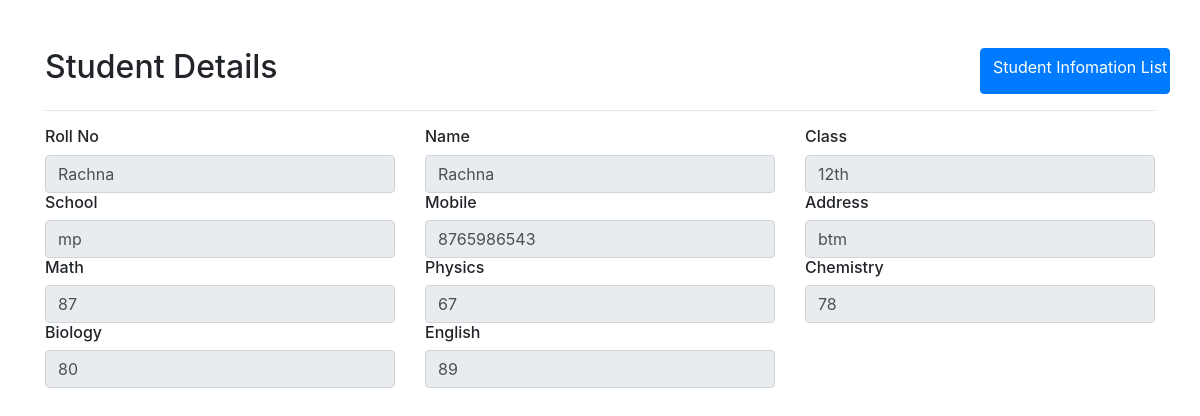
/details/4, run on the app's committed database.
### enroll/models.py (models this page shows, shortened)
class StudentAcademics(models.Model):
    roll_no = models.ForeignKey(StudentInfo, on_delete=models.CASCADE, null=True, blank=True)
    math = models.IntegerField(default=0)
    physics = models.IntegerField(default=0)
    chemistry = models.IntegerField(default=0)
    biology = models.IntegerField(default=0)
    english = models.IntegerField(default=0)

class StudentInfo(models.Model):
    roll_no = models.IntegerField(primary_key=True)
    name = models.CharField(max_length=50)
    class_name = models.CharField(max_length=500)
    school = models.CharField(max_length=500)
    mobile = models.BigIntegerField()
    address = models.CharField(max_length=500)
    def __str__(self):
        return self.name

### enroll/views.py (the view)
# urls.py: path('details/<int:id>', views.view_details)
def view_details(request,id):
    context = {}
    stu_details = StudentAcademics.objects.get(roll_no__roll_no = id )
    context['stu_details'] = stu_details
    return render(request, 'details.html' , context)

### enroll/templates/details.html
{% extends 'base.html' %}
{% load crispy_forms_tags %}
{% block content %}
    <div class=" row d-flex justify-content-around mt-5">
        <h2 class="col-md-10">Student Details</h2>
    <a href="/" class="btn btn-primary col-md-2">Student Infomation List</a>
    </div>
    <hr mt-2>
    {% if  stu_details %}
        <div class="row">
            <div class="col-4">
                <h6>Roll No</h6>
                <input type="text", class="form-control" disabled value="{{stu_details.roll_no}}" >
            </div>
            <div class="col-4">
                <h6>Name</h6>
                <input type="text", class="form-control" disabled value="{{stu_details.roll_no.name}}" >
            </div>
            <div class="col-4">
                <h6>Class</h6>
                <input type="text", class="form-control" disabled value="{{stu_details.roll_no.class_name}}" >
            </div>
            <div class="col-4">
                <h6>School</h6>
                <input type="text", class="form-control" disabled value="{{stu_details.roll_no.school}}" >
            </div>
            <div class="col-4">
                <h6>Mobile</h6>
                <input type="text", class="form-control" disabled value="{{stu_details.roll_no.mobile}}" >
            </div>
            <div class="col-4">
                <h6>Address</h6>
                <input type="text", class="form-control" disabled value="{{stu_details.roll_no.address}}" >
            </div>
            <div class="col-4">
                <h6>Math</h6>
                <input type="text", class="form-control" disabled value="{{stu_details.math}}">
            </div>
            <div class="col-4">
                <h6>Physics</h6>
                <input type="text", class="form-control" disabled value="{{stu_details.physics}}">
            </div>
            <div class="col-4">
                <h6>Chemistry</h6>
                <input type="text", class="form-control" disabled value="{{stu_details.chemistry}}">
            </div>
            <div class="col-4">
                <h6>Biology</h6>
                <input type="text", class="form-control" disabled value="{{stu_details.biology}}">
            </div>
            <div class="col-4">
                <h6>English</h6>
                <input type="text", class="form-control" disabled value="{{stu_details.english}}">
            </div>
        </div>
    {% else %}
        <div>No student Found..</div>
    {% endif %}
{% endblock content %}

### data on the page
StudentAcademics: roll_no "Rachna", roll_no.name "Rachna", roll_no.class_name "12th", roll_no.school "mp", roll_no.mobile "8765986543", roll_no.address "btm", math "87", physics "67", chemistry "78", biology "80", english "89"
